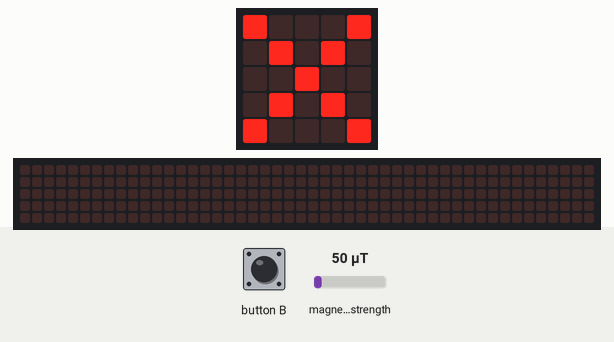
Recording of a program running on a simulated BBC micro:bit (MakeCode). On the bench: the board's 5×5 LED display, a strip that is not on the board, showing the scrolling text unrolled. Inputs (shaded band) come from the test bench; at power-on: magnetic field strength 50 µT. The 48×5 strip is a reading aid, not a part: it shows the text the display is scrolling, unrolled, one strip-width of it at a time.

Above: at 1.8 s.
1.9 s: button B pressed for 0.15 s
At 3.8 s:
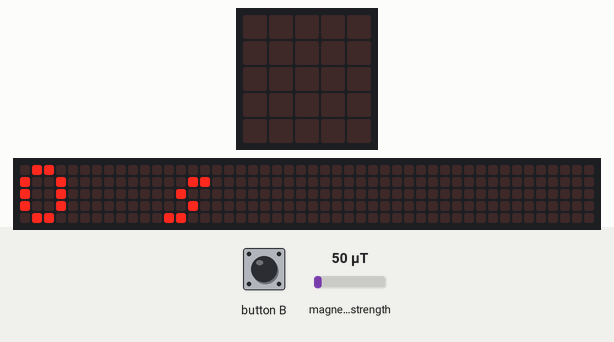
At 17.1 s:
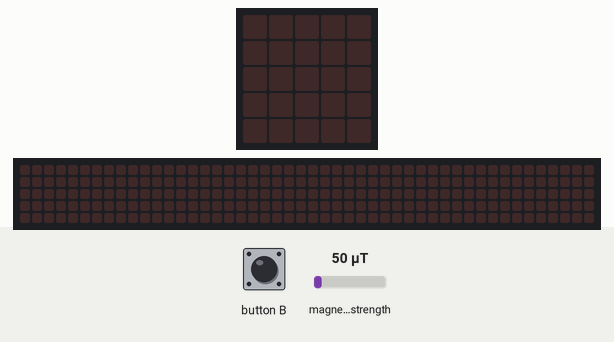

Measured:
- after the input at 1.9 s, the display: first changes after 0.15 s (image 1 shows a later state)
- what the display in image 1 shows lasts 0.6 s, from 3.4 s to 4.0 s

The program:

main.ts
```typescript
radio.onReceivedNumber(function (receivedNumber) {
    T0 = Math.round(input.runningTime() * 1000) / 1000
    while (force < 1000 && T1 == 0) {
        basic.showLeds(`
            . . . . .
            . . . . .
            # # # # #
            . . . . .
            . . . . .
            `)
    }
    T1 += Math.round(input.runningTime() * 1000) / 1000
    basic.showIcon(IconNames.Happy)
})
input.onButtonPressed(Button.B, function () {
    temps = (T1 - T0) / 1000
    for (let index = 0; index < 4; index++) {
        basic.showString("" + temps + " s")
    }
})
let temps = 0
let force = 0
let T1 = 0
let T0 = 0
radio.setGroup(1)
T0 = 0
T1 = 0
force = input.magneticForce(Dimension.Strength)
basic.showIcon(IconNames.No)
```

test.ts
```typescript
// les tests vont ici ; cela ne sera pas compilé si ce paquet est utilisé en tant qu'extension.
```
